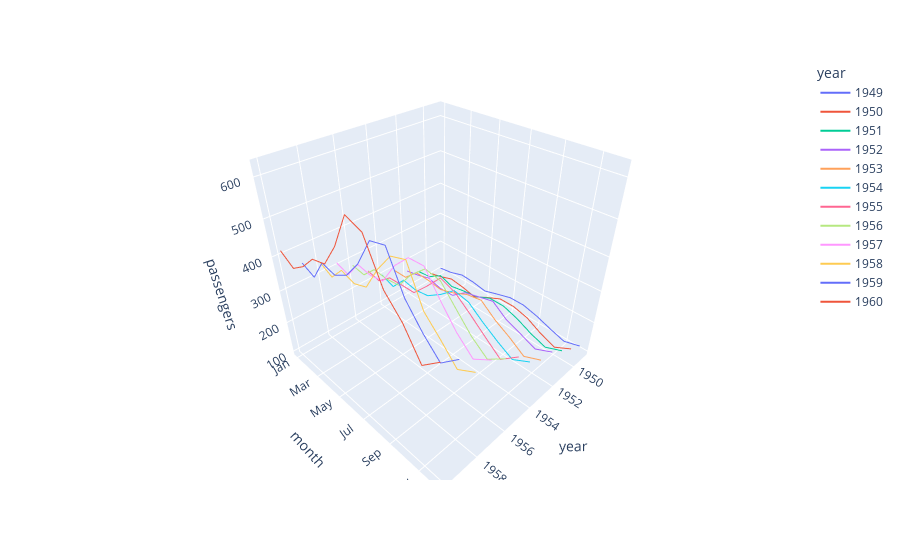

Write notebook code for a chart like this one.
### Code cell
# Step 4: Create a 3D line plot using Plotly Express
line_3d_plot = px.line_3d(flights, x='year', y='month', z='passengers', color='year')
line_3d_plot.show()

### Figure 1 — Plotly figure (JSON) as saved in the notebook; plotly's stock layout.template omitted (floating-point values rounded to 4 significant figures)
{"data": [{"hovertemplate": "year=%{x}<br>month=%{y}<br>passengers=%{z}<extra></extra>", "legendgroup": "1949", "line": {"color": "#636efa", "dash": "solid"}, "marker": {"symbol": "circle"}, "mode": "lines", "name": "1949", "scene": "scene", "showlegend": true, "type": "scatter3d", "x": [1949, 1949, 1949, 1949, 1949, 1949, 1949, 1949, 1949, 1949, 1949, 1949], "y": ["Jan", "Feb", "Mar", "Apr", "May", "Jun", "Jul", "Aug", "Sep", "Oct", "Nov", "Dec"], "z": [112, 118, 132, 129, 121, 135, 148, 148, 136, 119, 104, 118]}, {"hovertemplate": "year=%{x}<br>month=%{y}<br>passengers=%{z}<extra></extra>", "legendgroup": "1950", "line": {"color": "#EF553B", "dash": "solid"}, "marker": {"symbol": "circle"}, "mode": "lines", "name": "1950", "scene": "scene", "showlegend": true, "type": "scatter3d", "x": [1950, 1950, 1950, 1950, 1950, 1950, 1950, 1950, 1950, 1950, 1950, 1950], "y": ["Jan", "Feb", "Mar", "Apr", "May", "Jun", "Jul", "Aug", "Sep", "Oct", "Nov", "Dec"], "z": [115, 126, 141, 135, 125, 149, 170, 170, 158, 133, 114, 140]}, {"hovertemplate": "year=%{x}<br>month=%{y}<br>passengers=%{z}<extra></extra>", "legendgroup": "1951", "line": {"color": "#00cc96", "dash": "solid"}, "marker": {"symbol": "circle"}, "mode": "lines", "name": "1951", "scene": "scene", "showlegend": true, "type": "scatter3d", "x": [1951, 1951, 1951, 1951, 1951, 1951, 1951, 1951, 1951, 1951, 1951, 1951], "y": ["Jan", "Feb", "Mar", "Apr", "May", "Jun", "Jul", "Aug", "Sep", "Oct", "Nov", "Dec"], "z": [145, 150, 178, 163, 172, 178, 199, 199, 184, 162, 146, 166]}, {"hovertemplate": "year=%{x}<br>month=%{y}<br>passengers=%{z}<extra></extra>", "legendgroup": "1952", "line": {"color": "#ab63fa", "dash": "solid"}, "marker": {"symbol": "circle"}, "mode": "lines", "name": "1952", "scene": "scene", "showlegend": true, "type": "scatter3d", "x": [1952, 1952, 1952, 1952, 1952, 1952, 1952, 1952, 1952, 1952, 1952, 1952], "y": ["Jan", "Feb", "Mar", "Apr", "May", "Jun", "Jul", "Aug", "Sep", "Oct", "Nov", "Dec"], "z": [171, 180, 193, 181, 183, 218, 230, 242, 209, 191, 172, 194]}, {"hovertemplate": "year=%{x}<br>month=%{y}<br>passengers=%{z}<extra></extra>", "legendgroup": "1953", "line": {"color": "#FFA15A", "dash": "solid"}, "marker": {"symbol": "circle"}, "mode": "lines", "name": "1953", "scene": "scene", "showlegend": true, "type": "scatter3d", "x": [1953, 1953, 1953, 1953, 1953, 1953, 1953, 1953, 1953, 1953, 1953, 1953], "y": ["Jan", "Feb", "Mar", "Apr", "May", "Jun", "Jul", "Aug", "Sep", "Oct", "Nov", "Dec"], "z": [196, 196, 236, 235, 229, 243, 264, 272, 237, 211, 180, 201]}, {"hovertemplate": "year=%{x}<br>month=%{y}<br>passengers=%{z}<extra></extra>", "legendgroup": "1954", "line": {"color": "#19d3f3", "dash": "solid"}, "marker": {"symbol": "circle"}, "mode": "lines", "name": "1954", "scene": "scene", "showlegend": true, "type": "scatter3d", "x": [1954, 1954, 1954, 1954, 1954, 1954, 1954, 1954, 1954, 1954, 1954, 1954], "y": ["Jan", "Feb", "Mar", "Apr", "May", "Jun", "Jul", "Aug", "Sep", "Oct", "Nov", "Dec"], "z": [204, 188, 235, 227, 234, 264, 302, 293, 259, 229, 203, 229]}, {"hovertemplate": "year=%{x}<br>month=%{y}<br>passengers=%{z}<extra></extra>", "legendgroup": "1955", "line": {"color": "#FF6692", "dash": "solid"}, "marker": {"symbol": "circle"}, "mode": "lines", "name": "1955", "scene": "scene", "showlegend": true, "type": "scatter3d", "x": [1955, 1955, 1955, 1955, 1955, 1955, 1955, 1955, 1955, 1955, 1955, 1955], "y": ["Jan", "Feb", "Mar", "Apr", "May", "Jun", "Jul", "Aug", "Sep", "Oct", "Nov", "Dec"], "z": [242, 233, 267, 269, 270, 315, 364, 347, 312, 274, 237, 278]}, {"hovertemplate": "year=%{x}<br>month=%{y}<br>passengers=%{z}<extra></extra>", "legendgroup": "1956", "line": {"color": "#B6E880", "dash": "solid"}, "marker": {"symbol": "circle"}, "mode": "lines", "name": "1956", "scene": "scene", "showlegend": true, "type": "scatter3d", "x": [1956, 1956, 1956, 1956, 1956, 1956, 1956, 1956, 1956, 1956, 1956, 1956], "y": ["Jan", "Feb", "Mar", "Apr", "May", "Jun", "Jul", "Aug", "Sep", "Oct", "Nov", "Dec"], "z": [284, 277, 317, 313, 318, 374, 413, 405, 355, 306, 271, 306]}, {"hovertemplate": "year=%{x}<br>month=%{y}<br>passengers=%{z}<extra></extra>", "legendgroup": "1957", "line": {"color": "#FF97FF", "dash": "solid"}, "marker": {"symbol": "circle"}, "mode": "lines", "name": "1957", "scene": "scene", "showlegend": true, "type": "scatter3d", "x": [1957, 1957, 1957, 1957, 1957, 1957, 1957, 1957, 1957, 1957, 1957, 1957], "y": ["Jan", "Feb", "Mar", "Apr", "May", "Jun", "Jul", "Aug", "Sep", "Oct", "Nov", "Dec"], "z": [315, 301, 356, 348, 355, 422, 465, 467, 404, 347, 305, 336]}, {"hovertemplate": "year=%{x}<br>month=%{y}<br>passengers=%{z}<extra></extra>", "legendgroup": "1958", "line": {"color": "#FECB52", "dash": "solid"}, "marker": {"symbol": "circle"}, "mode": "lines", "name": "1958", "scene": "scene", "showlegend": true, "type": "scatter3d", "x": [1958, 1958, 1958, 1958, 1958, 1958, 1958, 1958, 1958, 1958, 1958, 1958], "y": ["Jan", "Feb", "Mar", "Apr", "May", "Jun", "Jul", "Aug", "Sep", "Oct", "Nov", "Dec"], "z": [340, 318, 362, 348, 363, 435, 491, 505, 404, 359, 310, 337]}, {"hovertemplate": "year=%{x}<br>month=%{y}<br>passengers=%{z}<extra></extra>", "legendgroup": "1959", "line": {"color": "#636efa", "dash": "solid"}, "marker": {"symbol": "circle"}, "mode": "lines", "name": "1959", "scene": "scene", "showlegend": true, "type": "scatter3d", "x": [1959, 1959, 1959, 1959, 1959, 1959, 1959, 1959, 1959, 1959, 1959, 1959], "y": ["Jan", "Feb", "Mar", "Apr", "May", "Jun", "Jul", "Aug", "Sep", "Oct", "Nov", "Dec"], "z": [360, 342, 406, 396, 420, 472, 548, 559, 463, 407, 362, 405]}, {"hovertemplate": "year=%{x}<br>month=%{y}<br>passengers=%{z}<extra></extra>", "legendgroup": "1960", "line": {"color": "#EF553B", "dash": "solid"}, "marker": {"symbol": "circle"}, "mode": "lines", "name": "1960", "scene": "scene", "showlegend": true, "type": "scatter3d", "x": [1960, 1960, 1960, 1960, 1960, 1960, 1960, 1960, 1960, 1960, 1960, 1960], "y": ["Jan", "Feb", "Mar", "Apr", "May", "Jun", "Jul", "Aug", "Sep", "Oct", "Nov", "Dec"], "z": [417, 391, 419, 461, 472, 535, 622, 606, 508, 461, 390, 432]}], "layout": {"legend": {"title": {"text": "year"}, "tracegroupgap": 0}, "margin": {"t": 60}, "scene": {"domain": {"x": [0, 1], "y": [0, 1]}, "xaxis": {"categoryarray": [1949, 1950, 1951, 1952, 1953, 1954, 1955, 1956, 1957, 1958, 1959, 1960], "categoryorder": "array", "title": {"text": "year"}}, "yaxis": {"title": {"text": "month"}}, "zaxis": {"title": {"text": "passengers"}}}}}
